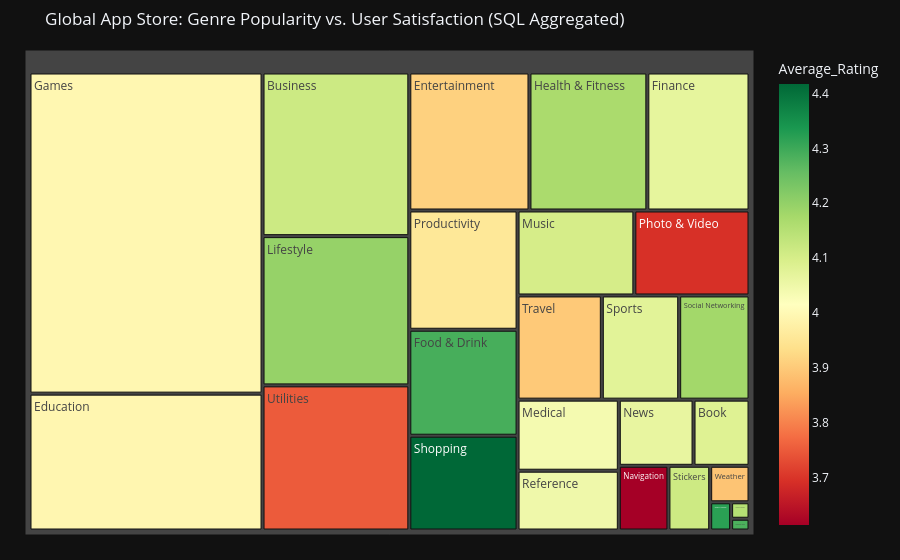

Notebook code cell kept with this figure:
### Code cell
# 1. Aggregation direkt per SQL-Abfrage
# Wir berechnen Durchschnitt und Anzahl direkt in der Datenbank
query_treemap = """
SELECT 
    Primary_Genre, 
    AVG(Average_User_Rating) as Average_Rating, 
    COUNT(App_Name) as App_Count
FROM apps
GROUP BY Primary_Genre
"""

genre_stats = get_data(query_treemap)

# 2. Die Visualisierung bleibt fast identisch (nur die Spaltennamen nutzen)
fig = px.treemap(
    genre_stats, 
    path=['Primary_Genre'], 
    values='App_Count',
    color='Average_Rating',
    color_continuous_scale='RdYlGn', 
    title='Global App Store: Genre Popularity vs. User Satisfaction (SQL Aggregated)'
)

fig.update_layout(
    margin=dict(t=50, l=25, r=25, b=25),
    template='plotly_dark' # Beibehalten des Dark-Themes für Konsistenz
)
fig.show()

print(f"Treemap generiert aus {len(genre_stats)} Genre-Aggregaten.")

### Figure 1 — Plotly figure (JSON) as saved in the notebook; plotly's stock layout.template omitted (floating-point values rounded to 4 significant figures)
{"data": [{"branchvalues": "total", "customdata": [[4.083], [4.116], [4.284], [3.992], [3.911], [4.068], [4.289], [3.994], [4.32], [4.168], [4.196], [4.152], [4.039], [4.101], [3.613], [4.063], [3.694], [3.956], [4.048], [4.417], [4.18], [4.076], [4.114], [3.898], [3.751], [3.89]], "domain": {"x": [0, 1], "y": [0, 1]}, "hovertemplate": "labels=%{label}<br>App_Count=%{value}<br>parent=%{parent}<br>id=%{id}<br>Average_Rating=%{color}<extra></extra>", "ids": ["Book", "Business", "Developer Tools", "Education", "Entertainment", "Finance", "Food & Drink", "Games", "Graphics & Design", "Health & Fitness", "Lifestyle", "Magazines & Newspapers", "Medical", "Music", "Navigation", "News", "Photo & Video", "Productivity", "Reference", "Shopping", "Social Networking", "Sports", "Stickers", "Travel", "Utilities", "Weather"], "labels": ["Book", "Business", "Developer Tools", "Education", "Entertainment", "Finance", "Food & Drink", "Games", "Graphics & Design", "Health & Fitness", "Lifestyle", "Magazines & Newspapers", "Medical", "Music", "Navigation", "News", "Photo & Video", "Productivity", "Reference", "Shopping", "Social Networking", "Sports", "Stickers", "Travel", "Utilities", "Weather"], "marker": {"coloraxis": "coloraxis", "colors": [4.083, 4.116, 4.284, 3.992, 3.911, 4.068, 4.289, 3.994, 4.32, 4.168, 4.196, 4.152, 4.039, 4.101, 3.613, 4.063, 3.694, 3.956, 4.048, 4.417, 4.18, 4.076, 4.114, 3.898, 3.751, 3.89]}, "name": "", "parents": ["", "", "", "", "", "", "", "", "", "", "", "", "", "", "", "", "", "", "", "", "", "", "", "", "", ""], "type": "treemap", "values": [6131.0, 39780.0, 358.0, 52820.0, 27450.0, 23340.0, 18990.0, 123900.0, 978.0, 26930.0, 36280.0, 501.0, 11920.0, 16430.0, 5317.0, 8184.0, 16200.0, 21380.0, 10020.0, 16990.0, 12130.0, 13340.0, 4473.0, 14540.0, 35270.0, 2376.0]}], "layout": {"coloraxis": {"colorbar": {"title": {"text": "Average_Rating"}}, "colorscale": [[0, "rgb(165,0,38)"], [0.1, "rgb(215,48,39)"], [0.2, "rgb(244,109,67)"], [0.3, "rgb(253,174,97)"], [0.4, "rgb(254,224,139)"], [0.5, "rgb(255,255,191)"], [0.6, "rgb(217,239,139)"], [0.7, "rgb(166,217,106)"], [0.8, "rgb(102,189,99)"], [0.9, "rgb(26,152,80)"], [1, "rgb(0,104,55)"]]}, "legend": {"tracegroupgap": 0}, "margin": {"b": 25, "l": 25, "r": 25, "t": 50}, "title": {"text": "Global App Store: Genre Popularity vs. User Satisfaction (SQL Aggregated)"}}}
